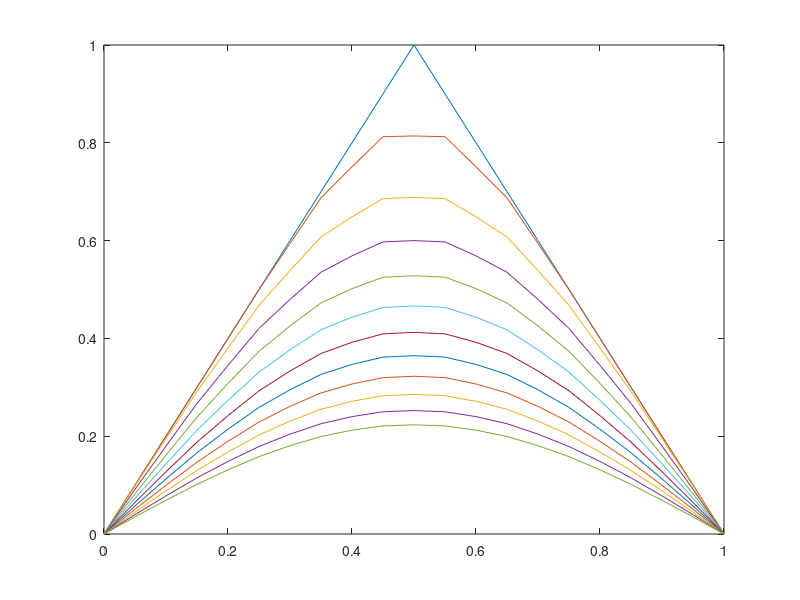

Write MATLAB code to recreate this figure.
clear
close all
clc

%%Equation de la chaleur

%Espace
L=1;
h=0.05;
x=0:h:L;
n=length(x);

%Temps
tmax=0.13;
tau=0.00124;
t=0:tau:tmax;
m=length(t);

%Matrice M
r = tau/(h^2);
M = diag(r*ones(1,n-1),1) + diag((1-2*r)*ones(1,n)) + diag(r*ones(1,n-1),-1);

%Condition initiale (F⁰=G)
G = ones(n,1);
for j=1:n
    G(j) = 1-abs(2*x(j)/L-1);
    %G(j) = 1-abs(2*x(j)^2/L-1);
end
figure(1)
plot(x,G);
hold on;

%Résolution équation de la chaleur
F = G; %init
for i=1:m
    F = M * F;
    F(1) = 0;
    F(n) = 0;
    if mod(i+5,10) == 0
        plot(x,F);
    end
end




